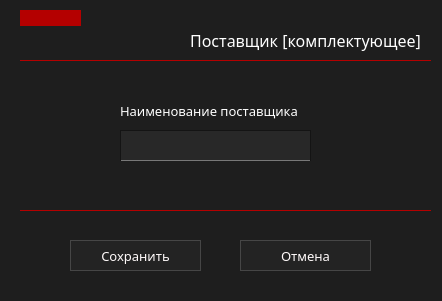
<?xml version="1.0" encoding="UTF-8"?>
<ui version="4.0">
 <class>addPostWidget</class>
 <widget class="QWidget" name="addPostWidget">
  <property name="geometry">
   <rect>
    <x>0</x>
    <y>0</y>
    <width>442</width>
    <height>301</height>
   </rect>
  </property>
  <property name="font">
   <font>
    <family>Montserrat Medium</family>
    <pointsize>10</pointsize>
   </font>
  </property>
  <property name="windowTitle">
   <string>Добавить поставщика</string>
  </property>
  <property name="windowIcon">
   <iconset>
    <normaloff>../../images/newPost.png</normaloff>../../images/newPost.png</iconset>
  </property>
  <property name="styleSheet">
   <string notr="true">QWidget
{
    background: rgb(30, 30, 30);
	color: white;

}
</string>
  </property>
  <widget class="Line" name="rectangle">
   <property name="geometry">
    <rect>
     <x>20</x>
     <y>10</y>
     <width>61</width>
     <height>16</height>
    </rect>
   </property>
   <property name="styleSheet">
    <string notr="true">border:0px;
background-color: rgb(180, 0, 0);
border: 1px solid rgb(180, 0, 0);</string>
   </property>
   <property name="orientation">
    <enum>Qt::Horizontal</enum>
   </property>
  </widget>
  <widget class="QLabel" name="labelComplect">
   <property name="geometry">
    <rect>
     <x>180</x>
     <y>30</y>
     <width>251</width>
     <height>21</height>
    </rect>
   </property>
   <property name="font">
    <font>
     <family>Montserrat SemiBold</family>
     <pointsize>12</pointsize>
    </font>
   </property>
   <property name="styleSheet">
    <string notr="true">border:0px;</string>
   </property>
   <property name="text">
    <string>Поставщик [комплектующее]</string>
   </property>
   <property name="alignment">
    <set>Qt::AlignCenter</set>
   </property>
  </widget>
  <widget class="Line" name="line">
   <property name="geometry">
    <rect>
     <x>20</x>
     <y>60</y>
     <width>411</width>
     <height>16</height>
    </rect>
   </property>
   <property name="styleSheet">
    <string notr="true">border:0px;
border-top: 1px solid rgb(180, 0, 0);</string>
   </property>
   <property name="orientation">
    <enum>Qt::Horizontal</enum>
   </property>
  </widget>
  <widget class="QLabel" name="lbFullName">
   <property name="geometry">
    <rect>
     <x>120</x>
     <y>100</y>
     <width>201</width>
     <height>21</height>
    </rect>
   </property>
   <property name="font">
    <font>
     <family>Montserrat SemiBold</family>
     <pointsize>10</pointsize>
    </font>
   </property>
   <property name="styleSheet">
    <string notr="true">border:0px;</string>
   </property>
   <property name="text">
    <string>Наименование поставщика</string>
   </property>
  </widget>
  <widget class="QPushButton" name="btnPostCancel">
   <property name="geometry">
    <rect>
     <x>240</x>
     <y>240</y>
     <width>131</width>
     <height>31</height>
    </rect>
   </property>
   <property name="font">
    <font>
     <family>Montserrat Medium</family>
     <pointsize>10</pointsize>
    </font>
   </property>
   <property name="styleSheet">
    <string notr="true">QPushButton{
	border:1px solid rgb(70,70,70);
	background-color: rgb(35,35,35);
	color: #fffafa;
}

QPushButton::hover
{
	border:1px;
	background-color: rgb(60,60,60);
	border-color: rgb(40,40,40);
	border-bottom: 1px solid  red;
	color: red;
}
</string>
   </property>
   <property name="text">
    <string>Отмена</string>
   </property>
   <property name="autoDefault">
    <bool>false</bool>
   </property>
   <property name="default">
    <bool>false</bool>
   </property>
   <property name="flat">
    <bool>false</bool>
   </property>
  </widget>
  <widget class="QPushButton" name="btnPostSave">
   <property name="geometry">
    <rect>
     <x>70</x>
     <y>240</y>
     <width>131</width>
     <height>31</height>
    </rect>
   </property>
   <property name="font">
    <font>
     <family>Montserrat Medium</family>
     <pointsize>10</pointsize>
    </font>
   </property>
   <property name="styleSheet">
    <string notr="true">QPushButton{
	border:1px solid rgb(70,70,70);
	background-color: rgb(35,35,35);
	color: #fffafa;
}

QPushButton::hover
{
	border:1px;
	background-color: rgb(60,60,60);
	border-bottom: 1px solid rgb(0, 255, 8);
}
</string>
   </property>
   <property name="text">
    <string>Сохранить</string>
   </property>
  </widget>
  <widget class="Line" name="line_2">
   <property name="geometry">
    <rect>
     <x>20</x>
     <y>210</y>
     <width>411</width>
     <height>16</height>
    </rect>
   </property>
   <property name="styleSheet">
    <string notr="true">border:0px;
border-top: 1px solid rgb(180, 0, 0);</string>
   </property>
   <property name="orientation">
    <enum>Qt::Horizontal</enum>
   </property>
  </widget>
  <widget class="QLineEdit" name="lePostName">
   <property name="geometry">
    <rect>
     <x>120</x>
     <y>130</y>
     <width>191</width>
     <height>31</height>
    </rect>
   </property>
   <property name="styleSheet">
    <string notr="true">QLineEdit{
	padding-left: 5px;
	border: 1px solid rgb(20,20,20);
	background-color: rgb(40,40,40);
	border-bottom: 1px solid  rgb(120,120,120);
	selection-background-color: rgb(105, 0, 0);
}

QLineEdit:hover{
	background-color: rgb(55,55,55);
	border-bottom: 1px solid  red;
}</string>
   </property>
  </widget>
 </widget>
 <resources/>
 <connections>
  <connection>
   <sender>btnPostCancel</sender>
   <signal>clicked()</signal>
   <receiver>addPostWidget</receiver>
   <slot>close()</slot>
   <hints>
    <hint type="sourcelabel">
     <x>305</x>
     <y>255</y>
    </hint>
    <hint type="destinationlabel">
     <x>220</x>
     <y>150</y>
    </hint>
   </hints>
  </connection>
 </connections>
</ui>
